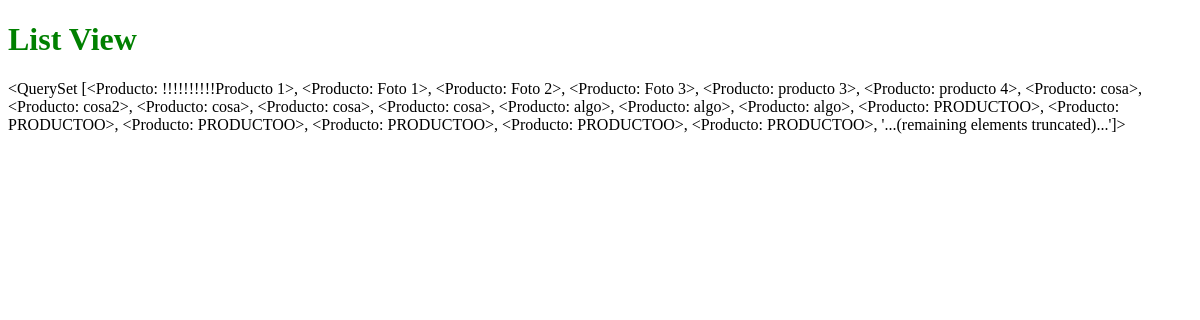
The page /list/ on the database as committed earlier.
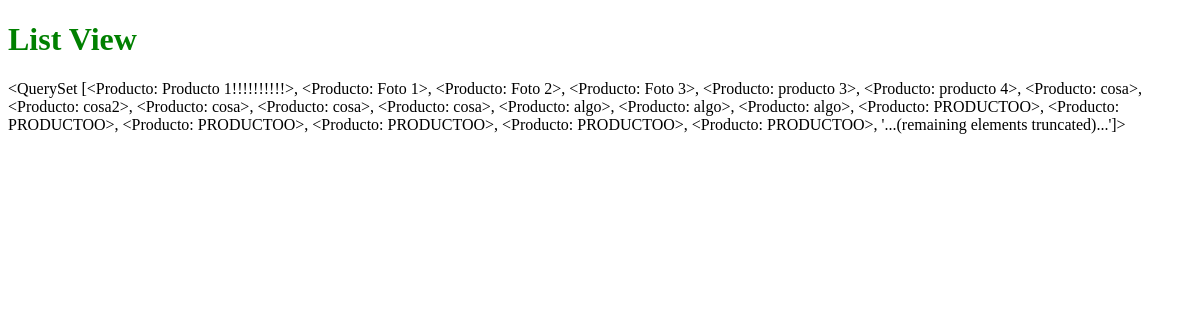
The same page on the database as committed later.
### productos/models.py (models this page shows)
class Producto(models.Model):
	titulo = models.CharField(max_length=120)
	descripcion = models.TextField(null=True)
	slug = models.SlugField(blank=True) #unique=True
	precio = models.DecimalField(max_digits=50, decimal_places=2, default=9.99) #100.00
	precio_rebajas = models.DecimalField(max_digits=50, decimal_places=2, default=6.99, blank=True, null=True) #100.00
	def __unicode__(self): #Python 3 __str__
		return self.titulo

### productos/views.py (the view)
# urls.py: url(r'^list/$', 'productos.views.list_view', name='list_view'),
def list_view(request):
	template = "list_view.html"
	queryset = Producto.objects.all()
	context = {
		"queryset": queryset
	}
	print request
	return render(request, template, context)

### templates/list_view.html (shortened to what this page needs)
{% extends 'base.html' %}
{% block content %}
<h1>List View</h1>
<p>{{ queryset}}</p>
{% endblock %}

Rows that differ between the two databases and show on the page:
changed Producto: titulo.titulo "<QuerySet [<Producto: !!!!!!!!!!Producto 1>, <Producto: Foto 1>, <Producto:…" → "<QuerySet [<Producto: Producto 1!!!!!!!!!!>, <Producto: Foto 1>, <Producto:…"
